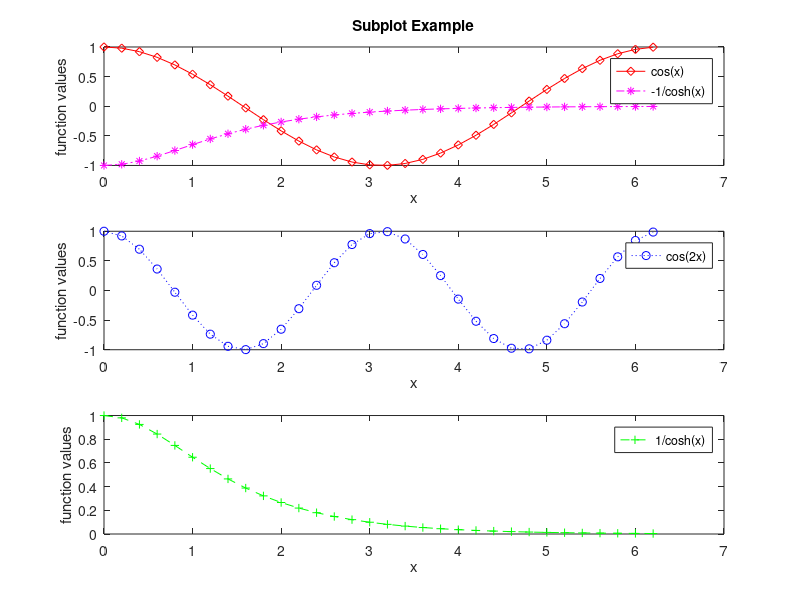

MATLAB code to generate this figure:
% Subplots
clear all
close all

x = 0:0.2:2*pi;

figure(1);
subplot(3, 1, 1);
plot(x, cos(x), 'rd-'); 
xlabel('x');
ylabel('function values');
title('Subplot Example');

subplot(3, 1, 2);
plot(x, cos(2*x), 'bo:');
xlabel('x');
ylabel('function values');
legend('cos(2x)');

subplot(3, 1, 3);
plot(x, 1./cosh(x), 'g+--');
xlabel('x');
ylabel('function values');
legend('1/cosh(x)');

subplot(3, 1, 1);
hold on;
plot(x, -1./cosh(x), 'm*-.');
legend('cos(x)', '-1/cosh(x)');